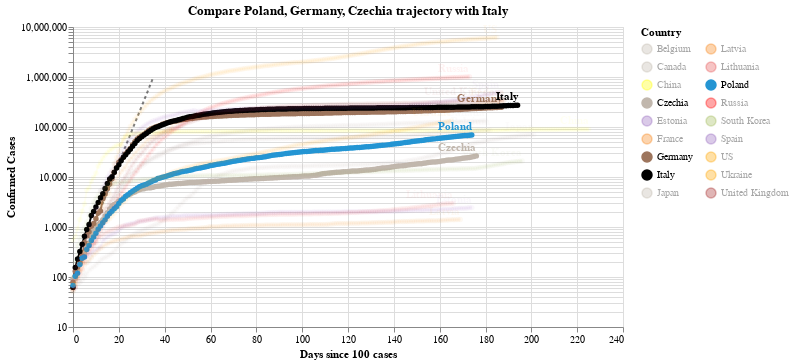

This figure's notebook cell:
### Code cell
#hide_input
chart2 = make_since_chart(dff2,['Poland', 'Germany', 'Czechia'], baseline_countries)
chart2

### Figure 1 — Vega-Lite specification as saved in the notebook (floating-point values rounded to 4 significant figures; data arrays with more than 128 entries replaced by an {"elided": "..."} marker saying what was removed)
{"config": {"view": {"continuousWidth": 400, "continuousHeight": 300}}, "layer": [{"data": {"name": "data-628230001892d6798b50651be41d1b3e"}, "mark": {"type": "line", "color": "black", "opacity": 0.5, "strokeDash": [3, 3]}, "encoding": {"x": {"type": "quantitative", "field": "Days since 100 cases"}, "y": {"type": "quantitative", "field": "Confirmed Cases"}}}, {"data": {"name": "data-3e786b02d268f98d8b334445d57cc638"}, "mark": {"type": "line", "point": true}, "encoding": {"color": {"type": "nominal", "field": "Country", "legend": {"columns": 2}, "scale": {"domain": ["Belgium", "Canada", "China", "Czechia", "Estonia", "France", "Germany", "Italy", "Japan", "Latvia", "Lithuania", "Poland", "Russia", "South Korea", "Spain", "US", "Ukraine", "United Kingdom"], "range": ["#C1B7AD", "#C1B7AD", "yellow", "#C1B7AD", "#9467bd", "#F58518", "#9D755D", "black", "#C1B7AD", "#F58518", "#E45756", "#2495D3", "red", "#A1BA59", "#9467bd", "orange", "orange", "brown"]}}, "opacity": {"condition": {"value": 1, "selection": "selector002"}, "value": 0.05}, "tooltip": [{"type": "nominal", "field": "Country"}, {"type": "temporal", "field": "Date"}, {"type": "quantitative", "field": "Confirmed Cases"}, {"type": "quantitative", "field": "Days since 100 cases"}], "x": {"type": "quantitative", "field": "Days since 100 cases"}, "y": {"type": "quantitative", "field": "Confirmed Cases", "scale": {"type": "log"}}}, "selection": {"selector002": {"type": "multi", "fields": ["Country"], "bind": "legend", "init": [{"Country": "Poland"}, {"Country": "Germany"}, {"Country": "Czechia"}, {"Country": "Italy"}]}}, "width": 550}, {"data": {"name": "data-3e786b02d268f98d8b334445d57cc638"}, "mark": {"type": "text", "align": "right", "dy": -8, "fontWeight": "bold"}, "encoding": {"color": {"type": "nominal", "field": "Country", "legend": {"columns": 2}, "scale": {"domain": ["Belgium", "Canada", "China", "Czechia", "Estonia", "France", "Germany", "Italy", "Japan", "Latvia", "Lithuania", "Poland", "Russia", "South Korea", "Spain", "US", "Ukraine", "United Kingdom"], "range": ["#C1B7AD", "#C1B7AD", "yellow", "#C1B7AD", "#9467bd", "#F58518", "#9D755D", "black", "#C1B7AD", "#F58518", "#E45756", "#2495D3", "red", "#A1BA59", "#9467bd", "orange", "orange", "brown"]}}, "opacity": {"condition": {"value": 1, "selection": "selector002"}, "value": 0.05}, "text": {"type": "nominal", "field": "Country"}, "tooltip": [{"type": "nominal", "field": "Country"}, {"type": "temporal", "field": "Date"}, {"type": "quantitative", "field": "Confirmed Cases"}, {"type": "quantitative", "field": "Days since 100 cases"}], "x": {"type": "quantitative", "field": "Days since 100 cases"}, "y": {"type": "quantitative", "field": "Confirmed Cases", "scale": {"type": "log"}}}, "transform": [{"filter": "(datum['Date'] >= 1599091200000)"}], "width": 550}], "title": "Compare Poland, Germany, Czechia trajectory with Italy", "$schema": "https://vega.github.io/schema/vega-lite/v4.0.2.json", "datasets": {"data-628230001892d6798b50651be41d1b3e": [{"Days since 100 cases": 0, "Confirmed Cases": 100.0}, {"Days since 100 cases": 1, "Confirmed Cases": 130.0}, {"Days since 100 cases": 2, "Confirmed Cases": 169.0}, {"Days since 100 cases": 3, "Confirmed Cases": 219.7}, {"Days since 100 cases": 4, "Confirmed Cases": 285.6}, {"Days since 100 cases": 5, "Confirmed Cases": 371.3}, {"Days since 100 cases": 6, "Confirmed Cases": 482.7}, {"Days since 100 cases": 7, "Confirmed Cases": 627.5}, {"Days since 100 cases": 8, "Confirmed Cases": 815.7}, {"Days since 100 cases": 9, "Confirmed Cases": 1060.0}, {"Days since 100 cases": 10, "Confirmed Cases": 1379.0}, {"Days since 100 cases": 11, "Confirmed Cases": 1792.0}, {"Days since 100 cases": 12, "Confirmed Cases": 2330.0}, {"Days since 100 cases": 13, "Confirmed Cases": 3029.0}, {"Days since 100 cases": 14, "Confirmed Cases": 3937.0}, {"Days since 100 cases": 15, "Confirmed Cases": 5119.0}, {"Days since 100 cases": 16, "Confirmed Cases": 6654.0}, {"Days since 100 cases": 17, "Confirmed Cases": 8650.0}, {"Days since 100 cases": 18, "Confirmed Cases": 11250.0}, {"Days since 100 cases": 19, "Confirmed Cases": 14620.0}, {"Days since 100 cases": 20, "Confirmed Cases": 19000.0}, {"Days since 100 cases": 21, "Confirmed Cases": 24710.0}, {"Days since 100 cases": 22, "Confirmed Cases": 32120.0}, {"Days since 100 cases": 23, "Confirmed Cases": 41750.0}, {"Days since 100 cases": 24, "Confirmed Cases": 54280.0}, {"Days since 100 cases": 25, "Confirmed Cases": 70560.0}, {"Days since 100 cases": 26, "Confirmed Cases": 91730.0}, {"Days since 100 cases": 27, "Confirmed Cases": 119300.0}, {"Days since 100 cases": 28, "Confirmed Cases": 155000.0}, {"Days since 100 cases": 29, "Confirmed Cases": 201500.0}, {"Days since 100 cases": 30, "Confirmed Cases": 262000.0}, {"Days since 100 cases": 31, "Confirmed Cases": 340600.0}, {"Days since 100 cases": 32, "Confirmed Cases": 442800.0}, {"Days since 100 cases": 33, "Confirmed Cases": 575600.0}, {"Days since 100 cases": 34, "Confirmed Cases": 748300.0}, {"Days since 100 cases": 35, "Confirmed Cases": 972800.0}], "data-3e786b02d268f98d8b334445d57cc638": {"elided": "3327 records"}}}
